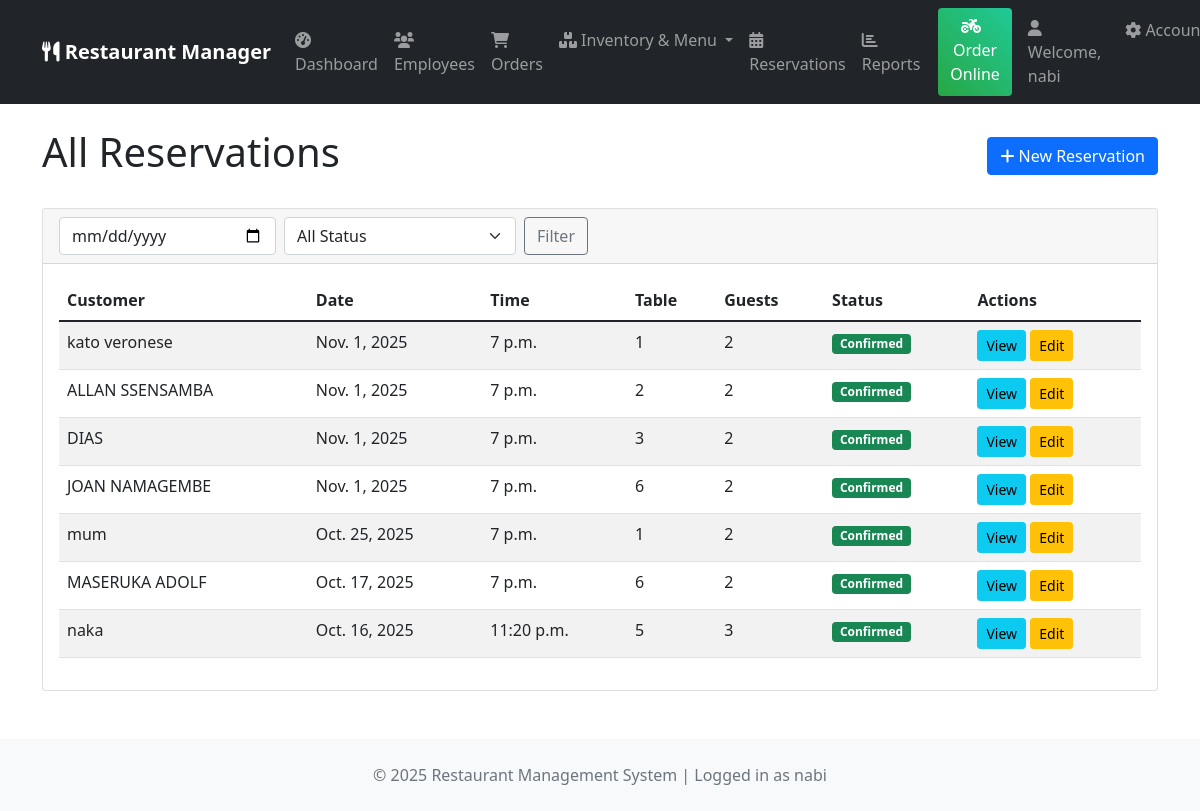
Screenshot of /reservations/list/ (signed in) with the database file from the repository.
### reservations/models.py (models this page shows, shortened)
class Reservation(models.Model):
    RESERVATION_STATUS = [
        ('confirmed', 'Confirmed'),
        ('pending', 'Pending'),
        ('cancelled', 'Cancelled'),
        ('completed', 'Completed'),
    ]
    customer = models.ForeignKey(Customer, on_delete=models.CASCADE)
    table = models.ForeignKey(Table, on_delete=models.CASCADE)
    reservation_date = models.DateField()
    reservation_time = models.TimeField()
    duration = models.PositiveIntegerField(help_text="Duration in minutes", default=120)
    number_of_guests = models.PositiveIntegerField()
    status = models.CharField(max_length=20, choices=RESERVATION_STATUS, default='pending')
    special_requests = models.TextField(blank=True)
    created_at = models.DateTimeField(auto_now_add=True)
    branch = models.ForeignKey(Branch, on_delete=models.CASCADE, null=True, blank=True)
    class Meta:
        ordering = ['-reservation_date', '-reservation_time']

class Table(models.Model):
    TABLE_TYPES = [
        ('2_seater', '2 Seater'),
        ('4_seater', '4 Seater'),
        ('6_seater', '6 Seater'),
        ('family', 'Family (8+)'),
    ]
    table_number = models.CharField(max_length=10, unique=True)
    table_type = models.CharField(max_length=20, choices=TABLE_TYPES)
    capacity = models.PositiveIntegerField()
    is_available = models.BooleanField(default=True)
    location_description = models.CharField(max_length=100, blank=True)
    branch = models.ForeignKey(Branch, on_delete=models.CASCADE, null=True, blank=True)
    class Meta:
        ordering = ['table_number']

### core/models.py (models this page shows, shortened)
class Customer(models.Model):
    name = models.CharField(max_length=100)
    phone = models.CharField(max_length=20)
    email = models.EmailField(blank=True, null=True)
    address = models.TextField(blank=True, null=True)
    created_at = models.DateTimeField(auto_now_add=True)
    preferred_branch = models.ForeignKey(Branch, on_delete=models.SET_NULL, null=True, blank=True)
    def orders_count(self):
        return self.order_set.count()
    orders_count.short_description = 'Total Orders'

### reservations/views.py (the view)
# urls.py: path('list/', views.reservation_list, name='reservation_list'),
@login_required
def reservation_list(request):
    reservations = Reservation.objects.all().select_related('customer', 'table').order_by('-reservation_date')
    date_filter = request.GET.get('date')
    if date_filter:
        reservations = reservations.filter(reservation_date=date_filter)
    status_filter = request.GET.get('status')
    if status_filter:
        reservations = reservations.filter(status=status_filter)
    return render(request, 'reservations/reservation_list.html', {
        'reservations': reservations,
    })

### core/context_processors.py (called while the page is built)
def restaurant_info(request):
    try:
        restaurant = Restaurant.objects.first()
    except:
        restaurant = None
    return {
        'restaurant': restaurant
    }

### templates/reservations/reservation_list.html (shortened to what this page needs)
{% extends 'base.html' %}
{% block content %}
<div class="d-flex justify-content-between align-items-center mb-4">
    <h1>All Reservations</h1>
    <a href="{% url 'reservations:reservation_create' %}" class="btn btn-primary">
        <i class="fas fa-plus"></i> New Reservation
    </a>
</div>
<div class="card">
    <div class="card-header">
        <div class="row">
            <div class="col-md-6">
                <form method="get" class="d-flex">
                    <input type="date" name="date" class="form-control me-2" value="{{ request.GET.date }}">
                    <select name="status" class="form-select me-2">
                        <option value="">All Status</option>
                    </select>
                    <button type="submit" class="btn btn-outline-secondary">Filter</button>
                </form>
            </div>
        </div>
    </div>
    <div class="card-body">
        <div class="table-responsive">
            <table class="table table-striped">
                <thead>
                    <tr>
                        <th>Customer</th>
                        <th>Date</th>
                        <th>Time</th>
                        <th>Table</th>
                        <th>Guests</th>
                        <th>Status</th>
                        <th>Actions</th>
                    </tr>
                </thead>
                <tbody>
                    {% for reservation in reservations %}
                    <tr>
                        <td>{{ reservation.customer.name }}</td>
                        <td>{{ reservation.reservation_date }}</td>
                        <td>{{ reservation.reservation_time }}</td>
                        <td>{{ reservation.table.table_number }}</td>
                        <td>{{ reservation.number_of_guests }}</td>
                        <td>
                            <span class="badge bg-{% if reservation.status == 'confirmed' %}success{% elif reservation.status == 'pending' %}warning{% else %}secondary{% endif %}">
                                {{ reservation.get_status_display }}
                            </span>
                        </td>
                        <td>
                            <a href="#" class="btn btn-sm btn-info">View</a>
                            <a href="{% url 'admin:reservations_reservation_change' reservation.pk %}" class="btn btn-sm btn-warning">Edit</a>
                        </td>
                    </tr>
                    {% empty %}
                    <tr>
                        <td colspan="7" class="text-center">No reservations found</td>
                    </tr>
                    {% endfor %}
                </tbody>
            </table>
        </div>
    </div>
</div>
{% endblock %}

### templates/base.html (shortened to what this page needs)
<!DOCTYPE html>
<html lang="en">
<head>
    <link href="https://cdn.jsdelivr.net/npm/bootstrap@5.1.3/dist/css/bootstrap.min.css" rel="stylesheet">
    <link href="https://cdnjs.cloudflare.com/ajax/libs/font-awesome/6.0.0/css/all.min.css" rel="stylesheet">
</head>
<body>
    <nav class="navbar navbar-expand-lg navbar-dark bg-dark">
        <div class="container">
            <a class="navbar-brand" href="{% url 'core:dashboard' %}">
                <i class="fas fa-utensils"></i>
                {% if restaurant %}
                    {{ restaurant.name }} Manager
                {% else %}
                    Restaurant Manager
                {% endif %}
            </a>
            <div class="collapse navbar-collapse" id="navbarNav">
                <ul class="navbar-nav me-auto">
                    {% if user.is_authenticated %}
                    <li class="nav-item">
                        <a class="nav-link" href="{% url 'core:dashboard' %}">
                            <i class="fas fa-tachometer-alt"></i> Dashboard
                        </a>
                    </li>
                    <li class="nav-item">
                        <a class="nav-link" href="{% url 'core:employee_list' %}">
                            <i class="fas fa-users"></i> Employees
                        </a>
                    </li>
                    <li class="nav-item">
                        <a class="nav-link" href="{% url 'orders:order_list' %}">
                            <i class="fas fa-shopping-cart"></i> Orders
                        </a>
                    </li>
                    <li class="nav-item dropdown">
                        <a class="nav-link dropdown-toggle" href="#" role="button" data-bs-toggle="dropdown">
                            <i class="fas fa-boxes"></i> Inventory & Menu
                        </a>
                    </li>
                    <li class="nav-item">
                        <a class="nav-link" href="{% url 'reservations:reservation_dashboard' %}">
                            <i class="fas fa-calendar-alt"></i> Reservations
                        </a>
                    </li>
                    <li class="nav-item">
                        <a class="nav-link" href="{% url 'reports:reports_dashboard' %}">
                            <i class="fas fa-chart-bar"></i> Reports
                        </a>
                    </li>
                    {% endif %}
                </ul>
                <div class="navbar-nav">
                    <a class="btn btn-success online-order-btn me-3" href="{% url 'orders:online_order' %}">
                        <i class="fas fa-motorcycle me-2"></i>Order Online
                    </a>
                    {% if user.is_authenticated %}
                        <span class="navbar-text me-3">
                            <i class="fas fa-user"></i> Welcome, {{ user.get_full_name|default:user.username }}
                        </span>
                        <div class="nav-item dropdown">
                            <a class="nav-link dropdown-toggle" href="#" role="button" data-bs-toggle="dropdown">
                                <i class="fas fa-cog"></i> Account
                            </a>
                        </div>
                    {% else %}
                        <a class="nav-link" href="{% url 'login' %}">
                            <i class="fas fa-sign-in-alt"></i> Login
                        </a>
                    {% endif %}
                </div>
            </div>
        </div>
    </nav>
    <div class="container mt-4">
        {% block content %}
        {% endblock %}
    </div>
    <footer class="mt-5 py-4 bg-light">
        <div class="container text-center">
            <p class="text-muted mb-0">
                &copy; {% now "Y" %} Restaurant Management System
                {% if user.is_authenticated %}
                | Logged in as {{ user.username }}
                {% endif %}
            </p>
        </div>
    </footer>
</body>
</html>

### templates/base.html (style rules this page uses)
.navbar-brand { font-weight: 600; }
.navbar-nav .nav-link { padding: 8px 15px; margin: 2px 0; border-radius: 5px; transition: all 0.3s ease; }
.online-order-btn { background: linear-gradient(45deg, #28a745, #20c997); border: none; margin-left: 10px; }

### rows the page displays
Reservation: customer.name "kato veronese", reservation_date "Nov. 1, 2025", reservation_time "7 p.m.", table.table_number "1", number_of_guests "2", status "Confirmed"
Reservation: customer.name "ALLAN SSENSAMBA", reservation_date "Nov. 1, 2025", reservation_time "7 p.m.", table.table_number "2", number_of_guests "2", status "Confirmed"
Reservation: customer.name "DIAS", reservation_date "Nov. 1, 2025", reservation_time "7 p.m.", table.table_number "3", number_of_guests "2", status "Confirmed"
Reservation: customer.name "JOAN NAMAGEMBE", reservation_date "Nov. 1, 2025", reservation_time "7 p.m.", table.table_number "6", number_of_guests "2", status "Confirmed"
Reservation: customer.name "mum", reservation_date "Oct. 25, 2025", reservation_time "7 p.m.", table.table_number "1", number_of_guests "2", status "Confirmed"
Reservation: customer.name "MASERUKA ADOLF", reservation_date "Oct. 17, 2025", reservation_time "7 p.m.", table.table_number "6", number_of_guests "2", status "Confirmed"
Reservation: customer.name "naka", reservation_date "Oct. 16, 2025", reservation_time "11:20 p.m.", table.table_number "5", number_of_guests "3", status "Confirmed"

### other values shown
{{ user.get_full_name|default:user.username }} "nabi"
{{ user.username }} "nabi"
